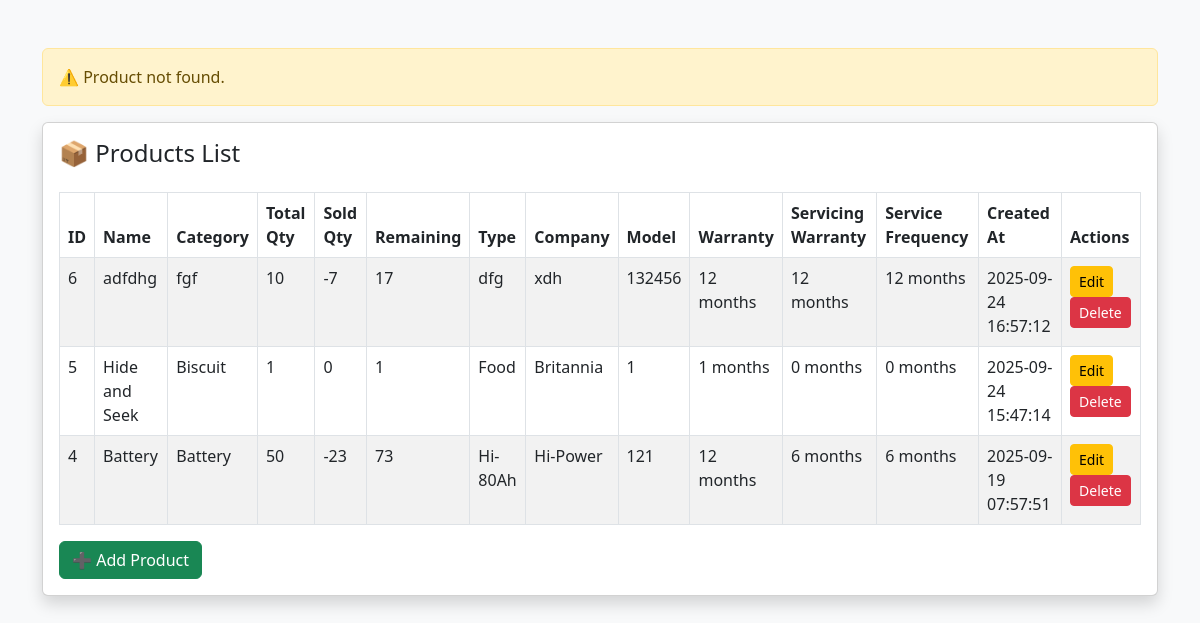
Screenshot of /view_products.php?msg=notfound (signed in) with the database file from the repository.
### tables this page shows
CREATE TABLE `products` (
  `product_id` int(11) NOT NULL,
  `name` varchar(100) NOT NULL,
  `category` varchar(100) NOT NULL,
  `total_qty` int(11) NOT NULL,
  `sold_qty` int(11) DEFAULT '0',
  `remaining_qty` int(11) DEFAULT '0',
  `created_at` timestamp NOT NULL DEFAULT CURRENT_TIMESTAMP,
  `type` varchar(100) DEFAULT NULL,
  `company` varchar(100) DEFAULT NULL,
  `model_no` varchar(100) DEFAULT NULL,
  `warranty` int(11) DEFAULT NULL,
  `servicing_warranty` int(11) DEFAULT NULL,
  `frequency_service` int(11) DEFAULT NULL,
  `price` decimal(10,2) NOT NULL DEFAULT '0.00'
);

### view_products.php (the view, shortened to what this page needs)
<?php
include 'db.php';
$result = $conn->query("SELECT * FROM products ORDER BY created_at DESC");
?>
<!DOCTYPE html>
<html lang="en">
<head>
  <link href="https://cdn.jsdelivr.net/npm/bootstrap@5.3.0/dist/css/bootstrap.min.css" rel="stylesheet">
</head>
<body class="bg-light">
<div class="container mt-5">
  <?php if (isset($_GET['msg'])): ?>
    <?php if ($_GET['msg'] == 'deleted'): ?>
      <div class="alert alert-success">✅ Product deleted successfully!</div>
    <?php elseif ($_GET['msg'] == 'updated'): ?>
      <div class="alert alert-success">✅ Product updated successfully!</div>
    <?php elseif ($_GET['msg'] == 'notfound'): ?>
      <div class="alert alert-warning">⚠️ Product not found.</div>
    <?php elseif ($_GET['msg'] == 'error'): ?>
      <div class="alert alert-danger">❌ Error performing action.</div>
    <?php endif; ?>
  <?php endif; ?>
  <div class="card shadow">
    <div class="card-body">
      <h4 class="mb-4">📦 Products List</h4>
      <table class="table table-bordered table-striped">
        <thead>
          <tr>
            <th>ID</th>
            <th>Name</th>
            <th>Category</th>
            <th>Total Qty</th>
            <th>Sold Qty</th>
            <th>Remaining</th>
            <th>Type</th>
            <th>Company</th>
            <th>Model</th>
            <th>Warranty</th>
            <th>Servicing Warranty</th>
            <th>Service Frequency</th>
            <th>Created At</th>
            <th>Actions</th>
          </tr>
        </thead>
        <tbody>
          <?php while ($row = $result->fetch_assoc()): ?>
          <tr>
            <td><?= $row['product_id'] ?></td>
            <td><?= htmlspecialchars($row['name']) ?></td>
            <td><?= htmlspecialchars($row['category']) ?></td>
            <td><?= $row['total_qty'] ?></td>
            <td><?= $row['sold_qty'] ?></td>
            <td><?= $row['remaining_qty'] ?></td>
            <td><?= htmlspecialchars($row['type']) ?></td>
            <td><?= htmlspecialchars($row['company']) ?></td>
            <td><?= htmlspecialchars($row['model_no']) ?></td>
            <td><?= $row['warranty'] ?> months</td>
            <td><?= $row['servicing_warranty'] ?> months</td>
            <td><?= $row['frequency_service'] ?> months</td>
            <td><?= $row['created_at'] ?></td>
            <td>
              <a href="edit_product.php?id=<?= $row['product_id'] ?>" class="btn btn-warning btn-sm">Edit</a>
              <a href="delete_product.php?id=<?= $row['product_id'] ?>"
                 onclick="return confirm('Are you sure you want to delete this product?');"
                 class="btn btn-danger btn-sm">Delete</a>
            </td>
          </tr>
          <?php endwhile; ?>
        </tbody>
      </table>
      <a href="add_product.php" class="btn btn-success">➕ Add Product</a>
    </div>
  </div>
</div>
</body>
</html>

### rows the page displays
products: product_id "6", name "adfdhg", category "fgf", total_qty "10", sold_qty "-7", remaining_qty "17", type "dfg", company "xdh", model_no "132456", warranty "12", servicing_warranty "12", frequency_service "12", created_at "2025-09-24 16:57:12"
products: product_id "5", name "Hide and Seek", category "Biscuit", total_qty "1", sold_qty "0", remaining_qty "1", type "Food", company "Britannia", model_no "1", warranty "1", servicing_warranty "0", frequency_service "0", created_at "2025-09-24 15:47:14"
products: product_id "4", name "Battery", category "Battery", total_qty "50", sold_qty "-23", remaining_qty "73", type "Hi-80Ah", company "Hi-Power", model_no "121", warranty "12", servicing_warranty "6", frequency_service "6", created_at "2025-09-19 07:57:51"
